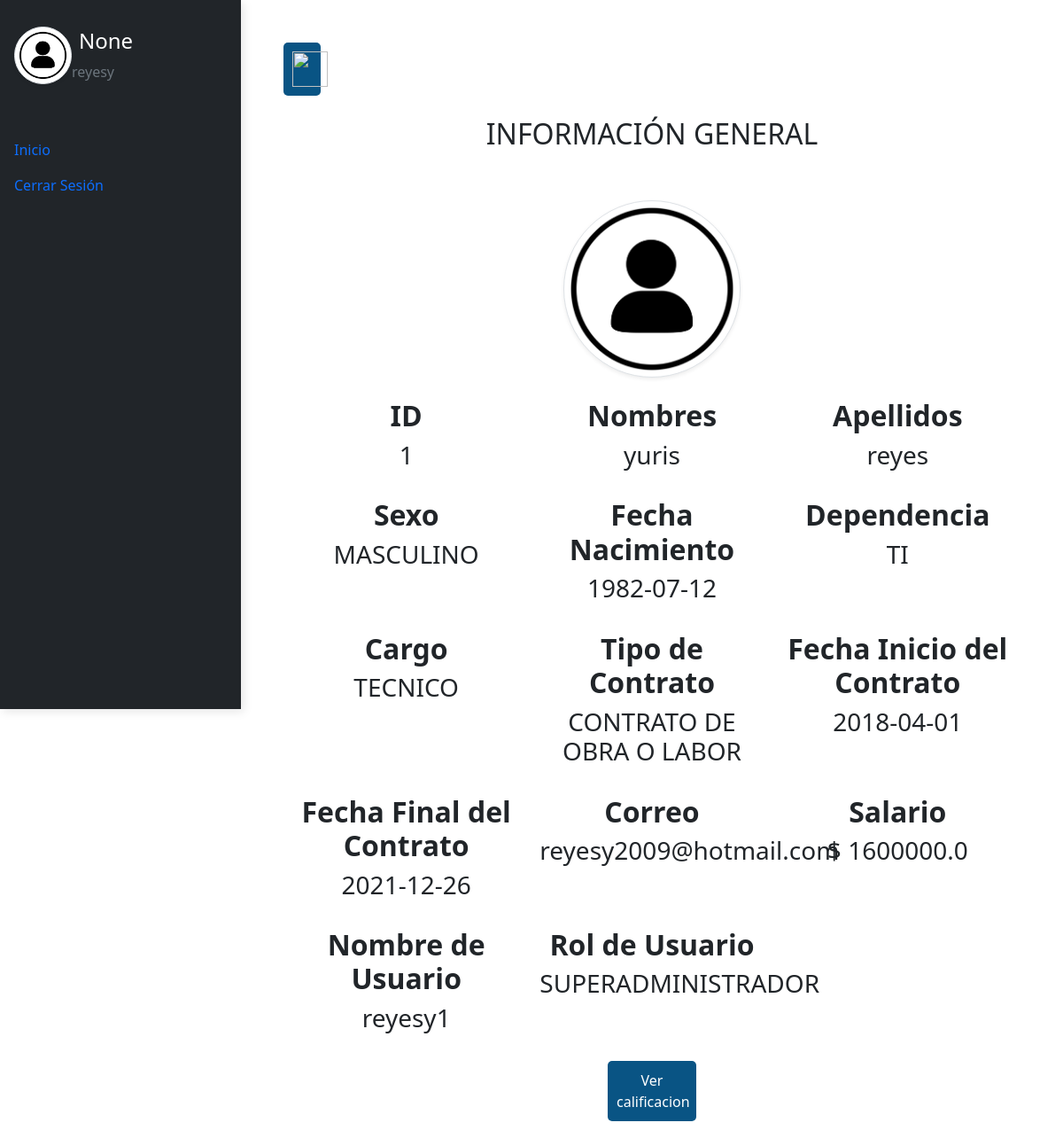
The page /infouser/1 (signed in) on the database its author committed.
### tables this page shows
CREATE TABLE tbl_usuario (str_nombre_usuario VARCHAR PRIMARY KEY NOT NULL, str_password_usuario VARCHAR NOT NULL, int_cod_tipo_perfil INTEGER NOT NULL REFERENCES tbl_tipo_perfil (int_cod_tipo_perfil), str_datos_usuario VARCHAR NOT NULL, int_cont_usuario INTEGER NOT NULL);

CREATE TABLE tbl_empleado (int_id_empleado INTEGER NOT NULL PRIMARY KEY AUTOINCREMENT, str_nom_empleado VARCHAR NOT NULL, str_ape_empleado VARCHAR NOT NULL, int_cod_tipo_sexo INTEGER REFERENCES tbl_tipo_sexo (int_cod_tipo_sexo) ON UPDATE CASCADE NOT NULL, date_fecha_nacimiento DATE NOT NULL, int_cod_tipo_cargo INTEGER NOT NULL REFERENCES tbl_tipo_cargo (int_cod_tipo_cargo) ON UPDATE CASCADE, int_cod_tipo_contrato INTEGER REFERENCES tbl_tipo_contrato (int_cod_tipo_contrato) ON UPDATE CASCADE NOT NULL, date_fecha_ingreso DATE NOT NULL, date_fecha_terminacion DATE NOT NULL, str_correo_empleado VARCHAR NOT NULL, dbl_salario_empleado DOUBLE NOT NULL, str_nombre_usuario VARCHAR NOT NULL REFERENCES tbl_usuario (str_nombre_usuario) ON UPDATE CASCADE, int_cod_tipo_dependencia INTEGER REFERENCES tbl_tipo_dependencia (int_cod_tipo_dependencia) ON UPDATE CASCADE NOT NULL);

CREATE TABLE tbl_tipo_sexo (int_cod_tipo_sexo INTEGER PRIMARY KEY AUTOINCREMENT NOT NULL, str_nom_tipo_sexo VARCHAR NOT NULL);

CREATE TABLE tbl_tipo_dependencia (int_cod_tipo_dependencia INTEGER PRIMARY KEY AUTOINCREMENT NOT NULL, str_nom_tipo_dependencia VARCHAR NOT NULL);

CREATE TABLE tbl_tipo_cargo (int_cod_tipo_cargo INTEGER PRIMARY KEY AUTOINCREMENT NOT NULL, str_nom_tipo_cargo VARCHAR NOT NULL);

CREATE TABLE tbl_tipo_contrato (int_cod_tipo_contrato INTEGER PRIMARY KEY AUTOINCREMENT NOT NULL, str_nom_tipo_contrato VARCHAR NOT NULL);

CREATE TABLE tbl_tipo_perfil (int_cod_tipo_perfil INTEGER PRIMARY KEY AUTOINCREMENT NOT NULL, str_nom_tipo_perfil VARCHAR NOT NULL);

### app.py (the view)
@app.route("/infouser/<int:id>", methods=["GET", "POST"])
def fcninfouser(id):
    idE = id
    db = get_db()
    cur = db.cursor()
    consulta = "SELECT e.int_id_empleado, e.str_nom_empleado, e.str_ape_empleado, ts.str_nom_tipo_sexo, e.date_fecha_nacimiento, td.str_nom_tipo_dependencia, tc.str_nom_tipo_cargo, co.str_nom_tipo_contrato, e.date_fecha_ingreso, e.date_fecha_terminacion, e.str_correo_empleado,  e.dbl_salario_empleado, u.str_nombre_usuario, tp.str_nom_tipo_perfil FROM tbl_empleado e, tbl_usuario u, tbl_tipo_sexo ts, tbl_tipo_cargo tc, tbl_tipo_dependencia td, tbl_tipo_contrato co, tbl_tipo_perfil tp WHERE e.int_cod_tipo_sexo = ts.int_cod_tipo_sexo AND e.int_cod_tipo_cargo = tc.int_cod_tipo_cargo AND e.int_cod_tipo_dependencia = td.int_cod_tipo_dependencia AND e.int_cod_tipo_contrato = co.int_cod_tipo_contrato AND e.str_nombre_usuario = u.str_nombre_usuario AND u.int_cod_tipo_perfil = tp.int_cod_tipo_perfil AND e.int_id_empleado = ?"
    cur.execute(consulta, [idE])
    data = cur.fetchone()
    return render_template("infousuario.html", data=data)

### app.py (called while the page is built)
@app.before_request
def load_logged_in_user():
    user_id = session.get("user_id")
    if user_id is None:
        g.user = None
    else:
        g.user = (
            get_db()
            .execute(
                "SELECT * FROM tbl_usuario WHERE str_nombre_usuario = ?", (user_id,)
            )
            .fetchone()
        )

### db.py (called while the page is built)
def get_db():
    try:
        if "db" not in g:
            g.db = sqlite3.connect("cerveceria.db")
            g.db.row_factory = sqlite3.Row
        return g.db
    except Error:
        print(Error)

### templates/infousuario.html (shortened to what this page needs)
<!DOCTYPE html>
<html lang="en">
  <head>
    <link
      href="https://cdn.jsdelivr.net/npm/bootstrap@5.1.3/dist/css/bootstrap.min.css"
      rel="stylesheet"
    />
    <link rel="stylesheet" href="../static/css/editarusuario.css" />
  </head>
  <body class="back">
    <div class="vertical-navbar bg-dark navbar-collapse" id="sidebar">
      <div class="py-4 px-3 mb-4 bg-dark">
        <div class="media d-flex align-items-center">
          <img
            src="../static/images/foto.jpg"
            alt="..."
            width="65"
            class="mr-3 rounded-circle img-thumbnail shadow-sm"
          />
          <div class="media-body">
             {% if g.user %}
              <h4 class="m-2 texto">{% print(session.get("name_id")) %} </h4>
              <p class="font-weight-light text-muted mb-2">{% print(session.get("rol_id")) %}</p>
            {% endif %}
          </div>
        </div>
      </div>
      <ul class="nav flex-column mb-0">
        <li class="nav-item">
          <a class="nav-link" href="/sessionsuperadmin">Inicio</a>
        </li>
        <li class="nav-item">
          <a class="nav-link" href="{{ url_for('logout')}}">Cerrar Sesión</a>
        </li>
      </ul>
    </div>
    <div class="page-content p-5" id="content">
      <button id="sidebarCollapse" class="sadminbtn btn-d">
        <img
          src="../static/images/opciones.png"
          style="width: 40px; height: 40px"
        />
      </button>
      <br />
      <br />
      <center><h2>INFORMACIÓN GENERAL</h2></center>
      <br />
      <div
        class="container"
        style="background-color: white; border-radius: 10px"
      >
        <br />
        <form action="/calificationuser/{{data.0}}" method="POST">
          <center>
           <img
            src="../static/images/foto.jpg"
            alt="..."
            width="200px"
            class="mr-3 rounded-circle img-thumbnail shadow-sm"
          />
          <br/><br/>
          <div class="row">
            <div class="col-4">
              <h2><b>ID</b></h2>
              <h3>{{data[0]}}</h3>
            </div>
            <br />
            <div class="col-4">
              <h2><b>Nombres</b></h2>
              <h3>{{data[1]}}</h3>
              <br />
            </div>
            <br />
            <div class="col-4">
              <h2><b>Apellidos</b></h2>
              <h3>{{data[2]}}</h3>
              <br />
            </div>
            <br />
            <div class="col-4">
              <h2><b>Sexo</b></h2>
              <h3>{{data[3]}}</h3>
              <br />
            </div>
            <br />
            <div class="col-4">
              <h2><b>Fecha Nacimiento</b></h2>
              <h3>{{data[4]}}</h3>
              <br />
            </div>
            <br />
            <div class="col-4">
              <h2><b>Dependencia</b></h2>
              <h3>{{data[5]}}</h3>
              <br />
            </div>
            <br />
            <div class="col-4">
              <h2><b>Cargo</b></h2>
              <h3>{{data[6]}}</b></h3>
              <br />
            </div>
            <br />
            <div class="col-4">
              <h2><b>Tipo de Contrato</b></h2>
              <h3>{{data[7]}}</h3>
              <br />
            </div>
            <br />
            <div class="col-4">
              <h2><b>Fecha Inicio del Contrato</b></h2>
              <h3>{{data[8]}}</h3>
              <br />
            </div>
            <br />
            <div class="col-4">
              <h2><b>Fecha Final del Contrato</b></h2>
              <h3>{{data[9]}}</h3>
              <br />
            </div>
            <br />
            <div class="col-4">
              <h2><b>Correo</b></h2>
              <h3>{{data[10]}}</h3>
              <br />
            </div>
            <br />
            <div class="col-4">
              <h2><b>Salario</b></h2>
              <h3>$ {{data[11]}}</h3>
              <br />
            </div>
            <br />
            <div class="col-4">
              <h2><b>Nombre de Usuario</b></h2>
              <h3>{{data[12]}}</h3>
              <br />
            </div>
            <br />
            <div class="col-4">
              <h2><b>Rol de Usuario</b></h2>
              <h3>{{data[13]}}</h3>
              <br />
            </div>
            <br />
          </div>
          <button type="submit" class="">Ver calificacion</button>
          </center>
        </form>
      </div>
    </div>
  </body>
</html>

### static/css/editarusuario.css (style rules this page uses)
.vertical-navbar { min-width: 17rem; width: 17rem; height: 100vh; position: fixed; top: 0; left: 0; box-shadow: 3px 3px 10px rgba(0, 0, 0, 0.1); transition: all 0.4s; }
.texto { color: white; }
.btn-d { width: 5%; }
.back { background-size: cover; min-height: 100vh; overflow-x: hidden; }
.page-content { width: calc(100% - 17rem); margin-left: 17rem; transition: all 0.4s; }
button { width: 100px; padding: 10px; border: none; border-radius: 5px; background: #095484; font-size: 16px; color: #fff; cursor: pointer; }

### rows shown on the page
tbl_usuario: str_datos_usuario "reyesy", str_nombre_usuario "reyesy1"
tbl_empleado: int_id_empleado "1", str_nom_empleado "yuris", str_ape_empleado "reyes", date_fecha_nacimiento "1982-07-12", date_fecha_ingreso "2018-04-01", date_fecha_terminacion "2021-12-26", str_correo_empleado "reyesy2009@hotmail.com", dbl_salario_empleado "1600000.0"
tbl_tipo_sexo: str_nom_tipo_sexo "MASCULINO"
tbl_tipo_dependencia: str_nom_tipo_dependencia "TI"
tbl_tipo_cargo: str_nom_tipo_cargo "TECNICO"
tbl_tipo_contrato: str_nom_tipo_contrato "CONTRATO DE OBRA O LABOR"
tbl_tipo_perfil: str_nom_tipo_perfil "SUPERADMINISTRADOR"

### other values the page prints
{{ print(session.get("name_id")) }} "None"
